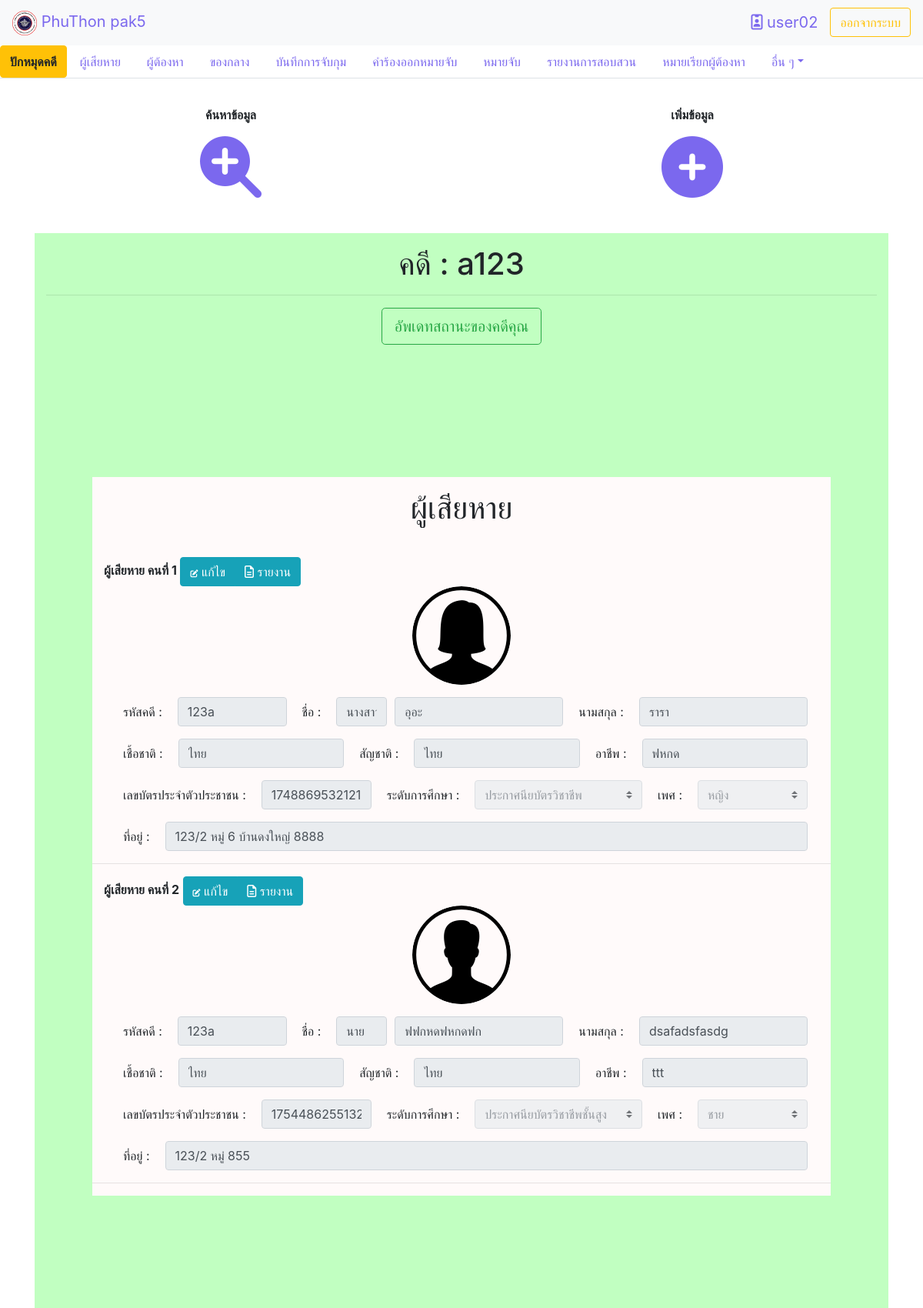
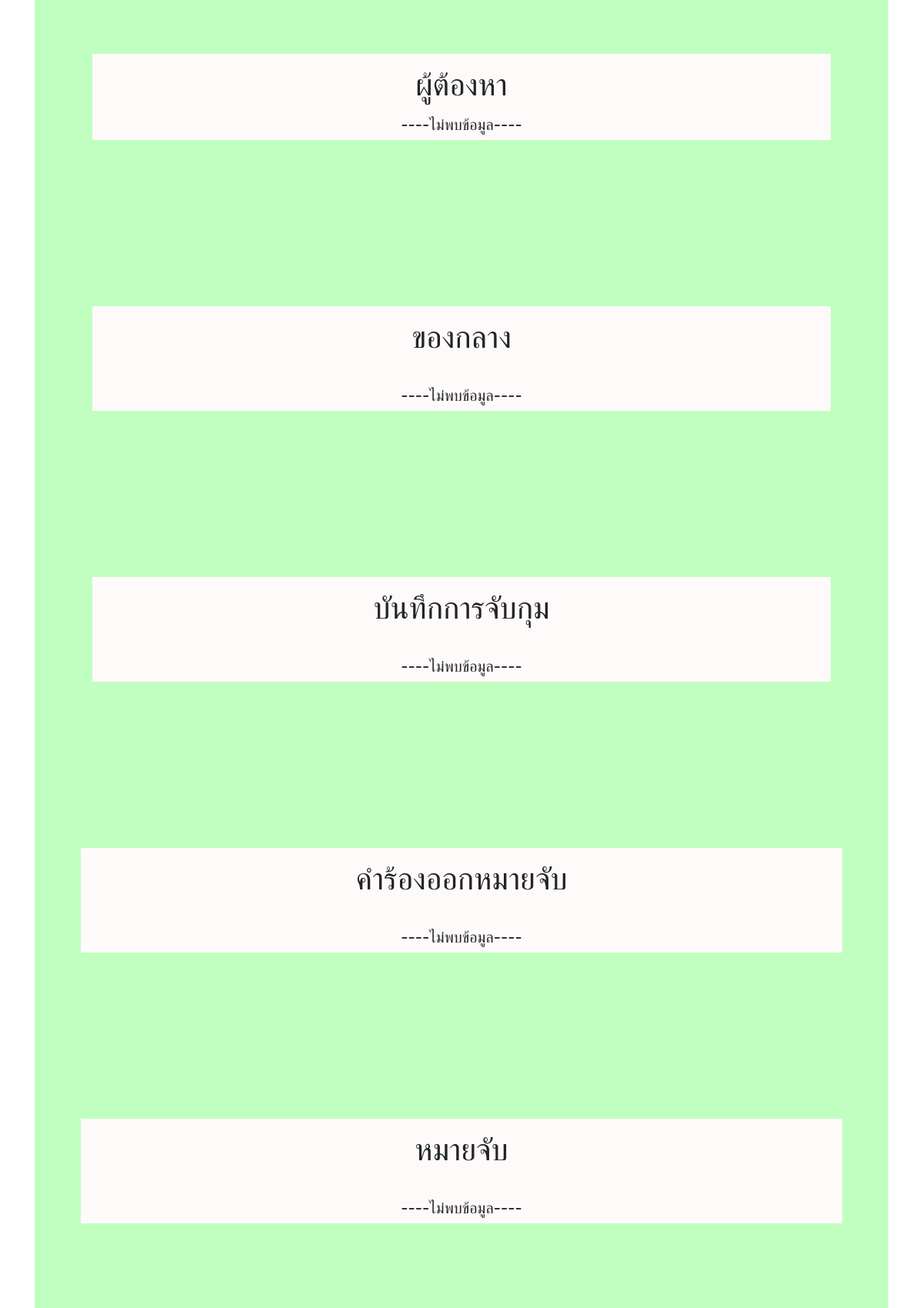
Page /home.php?datacase=123a&module=1&action=1 (signed in, upper part) on the committed database (2 pictures, top to bottom).
### tables this page shows
CREATE TABLE `case_name` (
  `case_id` varchar(255) NOT NULL,
  `case_name` varchar(255) NOT NULL,
  `case_type` tinyint(2) NOT NULL,
  `case_savetime` datetime NOT NULL DEFAULT current_timestamp(),
  `case_status` tinyint(2) NOT NULL
);

CREATE TABLE `victim` (
  `vic_no` int(11) NOT NULL,
  `case_id` varchar(255) NOT NULL,
  `title_name` varchar(255) NOT NULL,
  `victim_name` varchar(255) NOT NULL,
  `victim_lastname` varchar(255) NOT NULL,
  `victim_sex` tinyint(2) NOT NULL,
  `victim_idcard` char(13) NOT NULL,
  `victim_address` text DEFAULT NULL,
  `victim_education` tinyint(2) NOT NULL,
  `victim_image` varchar(255) DEFAULT NULL,
  `victim_race` varchar(255) NOT NULL,
  `victim_nationality` varchar(255) NOT NULL,
  `victim_career` varchar(255) NOT NULL
);

### module/view/view_data_victim.php (the view, shortened to what this page needs)
<br>
<br>
<br>
<br>
    <div class="dataview">
      <p><h1 class="text-center">ผู้เสียหาย</h1></p>
      <br>
      <?php
      if(empty($_GET['datacase'])){
        $data = "";
      }else{
        $data=$_GET['datacase'];
        $i=1;
        $result_chk_victim = mysqli_query($con,"SELECT case_id FROM victim  WHERE case_id = '$data'")or die("resualt_chk_victim sqli error".mysqli_error($con));
        $result_victim = mysqli_query($con,"SELECT vm.title_name, vm.victim_name,vm.victim_lastname,vm.victim_sex,vm.victim_idcard,vm.victim_address,ed.edu_name,vm.victim_image,vm.victim_race,vm.victim_nationality,vm.victim_career FROM victim as vm  INNER JOIN education as ed ON vm.victim_education = ed.edu_id WHERE case_id = '$data'")or die("resualt_victim sqli error".mysqli_error($con));
        list($case_id)=mysqli_fetch_row($result_chk_victim);
        if(empty($case_id)){
          ?><script>swal("sorry!", "ไม่พบข้อมูลบางส่วน!", "error")</script><?php
          echo "<h5 class='text-center'>----ไม่พบข้อมูล----</h5>";
        }else {
        while(list($title_name,$victim_name,$victim_lastname,$victim_sex,$victim_idcard,$victim_address,$victim_education,$victim_image,$victim_race,$victim_nationality,$victim_careen)=mysqli_fetch_row($result_victim)){
          if($victim_sex == 1){
            $sex1="selected";
            $sex2="";
          }else{
            $sex1="";
            $sex2="selected";
          }
        ?>
        <form class="victim<?php echo$i ?>" method="post" enctype="multipart/form-data">
         <div class="col-md">
         <b><label for="formGroupExampleInput">ผู้เสียหาย คนที่ <?php echo $i; ?></label></b>
         <div class="btn-group" role="group" aria-label="Basic example">
          <button type="button" class="btn btn-info" id="victim_test<?php echo $i ?>"><i class="fas fa-edit" style="font-size: 10px"></i> แก้ไข</button>
          <button type="button" class="btn btn-info" id="victim_report<?php echo $i ?>"><i class="far fa-file-alt"></i> รายงาน</button>
        </div>
         <p><img src="image/<?php echo $victim_image; ?>" class="img-fluid mx-auto d-block rounded-circle victimpic" alt="Responsive image" width="128";height="128"; id="victimpic<?php echo $i; ?>"></p>
          <div class="col-md">
          <div class="form-row">
          <div>
              <label class="col-sm col-form-label">รหัสคดี : </label>
          </div>
          <div class="col-2">
              <input type="text" class="form-control" placeholder="เลขคดี" value="<?php echo $case_id; ?>"  name="victim_case[]" readonly required>
            </div>
            <div>
              <label class="col-sm col-form-label">ชื่อ : </label>
            </div>
            <div class="col-1">
              <input type="text" class="form-control edit<?php echo $i; ?>" placeholder="คำนำหน้าชื่อ" value="<?php echo $title_name; ?>" id="focus<?php echo $i?>" name="victim_titlename[]" disabled required>
            </div>
            <div class="col-md">
              <input type="text" class="form-control edit<?php echo $i; ?>" placeholder="ชื่อ" value="<?php echo $victim_name; ?>" name="victim_name[]"disabled required>
            </div>
            <div>
              <label class="col-sm col-form-label">นามสกุล : </label>
            </div>
            <div class="col-md">
              <input type="text" class="form-control edit<?php echo $i; ?>" placeholder="นามสกุล" value="<?php echo $victim_lastname; ?>" name="victim_lastname[]" disabled required>
            </div>
            </div>
          </div>
          <div class="col-md">
          <div class="form-row">
            <div>
              <label class="col-sm col-form-label">เชื้อชาติ : </label>
            </div>
            <div class="col-md">
              <input type="text" class="form-control" placeholder="เชื้อชาติ" value="<?php echo $victim_race; ?>" name="victim_race[]" disabled required>
            </div>
            <div>
              <label class="col-sm col-form-label">สัญชาติ : </label>
            </div>
            <div class="col-md">
              <input type="text" class="form-control edit<?php echo $i; ?>" placeholder="สัญชาติ" value="<?php echo $victim_nationality; ?>" name="victim_nationality[]" disabled required>
            </div>
            <div>
              <label class="col-sm col-form-label">อาชีพ : </label>
            </div>
            <div class="col-md">
            <input type="text" class="form-control edit<?php echo $i; ?>" placeholder="อาชีพ" value="<?php echo $victim_careen; ?>" name="victim_careen[]" disabled required>
            </div>
          </div>
          </div>
        <div class="col-md">
          <div class="form-row">
          <div>
              <label class="col-sm col-form-label">เลขบัตรประจำตัวประชาชน : </label>
            </div>
            <div class="col-md">
              <input type="text" class="form-control" placeholder="เลขบัตรประจำตัวประชาชน" id="victim_idcard<?php echo $i; ?>" name="victim_idcard[]" data-idcard="<?php echo $victim_idcard ?>"  value="<?php echo $victim_idcard; ?>"readonly required>
            </div>
            <div>
              <label class="col-sm col-form-label" >ระดับการศึกษา : </label>
            </div>
            <div class="col-3">
              <select class="custom-select edit<?php echo $i; ?>" id="" name="victim_edu[]" disabled required>
                   < <?php $result_edu = mysqli_query($con,"SELECT * FROM education")or die("select education error".mysqli_error($con));
                        while(list($edu_id,$edu_name)=mysqli_fetch_row($result_edu)){
                          $selected=$edu_name==$victim_education?"selected":"";
                          echo"<option value='$edu_id' $selected>$edu_name</option>";
                        }
                   ?>
                </select>
            </div>
            <div>
              <label class="col-sm col-form-label">เพศ : </label>
            </div>
            <div class="col-md">
              <select class="custom-select edit<?php echo $i; ?>" id="" name="victim_sex[]" disabled required>
                    <option value="1" <?php echo$sex1 ?>>ชาย</option>
                    <option value="2" <?php echo$sex2 ?>>หญิง</option>
                </select>
            </div>
          </div>
        </div>
            <div class="col-md">
            <div class="form-row">
            <div>
              <label class="col-sm col-form-label">ที่อยู่ : </label>
            </div>
            <div class="col-md">
            <input type="text" class="form-control edit<?php echo $i; ?>" placeholder="ที่อยู่" value="<?php echo $victim_address; ?>" name="victim_address[]" disabled required>
            </div>
            </div>
          </div>
        </div>
        <hr>
      </form>
      <?php
        $i++;
      }
    }
  }
      ?>
     </div>

### module/view/view_data.php (shortened to what this page needs)
<?php
$con = connect_db();
  ?>
<div  class="topbigbody2">
    <div class="subbigbody2">
    <div class="row">
    <div class="col-sm-6">
    <p class="text-center"><b>ค้นหาข้อมูล</b></p>
      <a href="#" id="myBtnSc">
      <p class="text-center"><i class="fas fa-search-plus" style="font-size: 80px"></i></i></p>
      </a>
    </div>
    <div class="col-sm-6">
      <p class="text-center"><b>เพิ่มข้อมูล</b></p>
      <a href="#" id="myBtnNs">
      <p class="text-center"><i class="fas fa-plus-circle" style="font-size: 80px"></i></i></p>
      </a>
    </div>
    </div>
    </div>
    </div>
<div class="dodyview">
    <div class="col-md">
    <section class="bf-footer">
    <div class="namecase">
      <form method="post" enctype="multipart/form-data">
      <?php
      if(empty($_GET['datacase'])){
        $data = "";
      }else{
        $data=$_GET['datacase'];
      }
      $show_case = mysqli_query($con,"SELECT case_name FROM case_name WHERE case_id = '$data'")or die("case error".mysqli_error($con));
      list($case_name)=mysqli_fetch_row($show_case);
      ?>
      <p><h1 class="text-center">คดี : <?php echo $case_name ?></h1></p>
      <hr>
      <div>
      <p class="text-center"><td class="text-center" colspan=4><button type="button" class="btn btn-outline-success btn_add btn-lg" id="btn_add_sta">อัพเดทสถานะของคดีคุณ</button></p>
      </div>
    </form>
    </div>
       <?php
       include("module/view/view_data_victim.php");
       include("module/view/view_data_villain.php");
       include("module/view/view_object.php");
       include("module/view/view_data_arrest_record.php");
       include("module/view/view_data_request_warrant.php");
       include("module/view/view_data_arrest_info.php");
       include("module/view/view_data_investigation_report.php");
       include("module/view/view_summon_villain.php");
       include("module/view/view_data_words_villain.php");
       include("module/view/view_search_warrant.php");
       ?>
     <br>
     <br>
     <br>

### home.css (style rules this page uses)
.dodyview { border: 30px solid #ffffff; background-color: #C1FFC1; }
.subbigbody2 { padding-top: 3%; }
a { color:#7B68EE; }
.dataview { border: 60px solid #C1FFC1; background-color: #FFFAFA; }

### rows in the picture
case_name: case_name "a123"
victim: victim_image (picture), value "123a", title_name "นางสาว", victim_name "อุอะ", victim_lastname "รารา", victim_race "ไทย", victim_nationality "ไทย", victim_career "ฟหกด", victim_idcard "1748869532121", victim_address "123/2 หมู่ 6 บ้านดงใหญ่ 8888"
victim: victim_image (picture), value "123a", title_name "นาย", victim_name "ฟฟกหดฟหกดฟก", victim_lastname "dsafadsfasdg", victim_race "ไทย", victim_nationality "ไทย", victim_career "ttt", victim_idcard "1754486255132", victim_address "123/2 หมู่ 855"

### other values in the picture
$_SESSION['user_name'] "user02"
form field value "ประกาศนียบัตรวิชาชีพ"
form field value "ประกาศนียบัตรวิชาชีพชั้นสูง"
